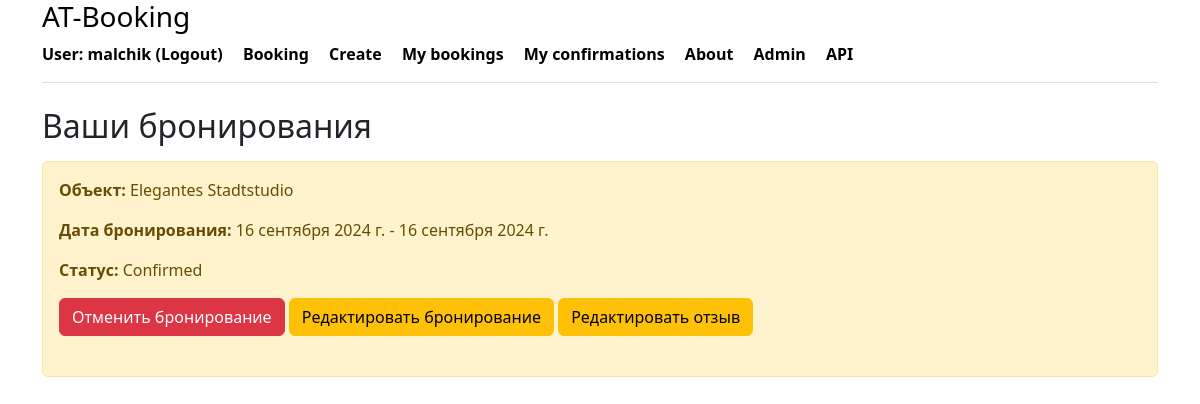
The page /my_bookings/ (signed in) on the database as committed earlier.
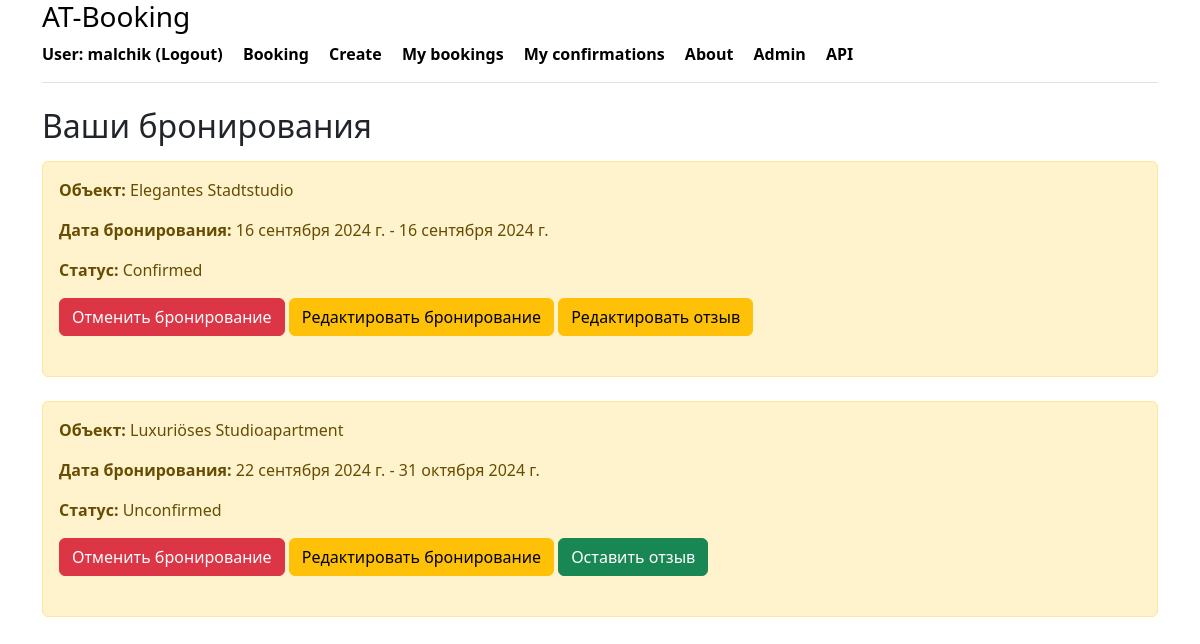
The same page on the database as committed later.
### booking/models.py (models this page shows, shortened)
class Booking(models.Model):
    class BookingStatus(models.TextChoices):
        CONFIRMED = 'CONFIRMED', _('Confirmed')
        PENDING = 'PENDING', _('Pending confirmation')
        CANCELED = 'CANCELED', _('Canceled')
        UNCONFIRMED = 'UNCONFIRMED', _('Unconfirmed')
    status = models.CharField(
        _('Status'),
        max_length=20,
        choices=BookingStatus.choices,
        default=BookingStatus.UNCONFIRMED
    ) # Статус бронирования
    owner = models.ForeignKey(
        User,
        on_delete=models.CASCADE,
        related_name='bookings'
    ) # Пользователь, который забронировал
    created_at = models.DateTimeField(
        auto_now_add=True
    ) # Дата создания бронирования
    date_from = models.DateField(
        _('Booking from'),
        null=True,
        blank=True) # Дата начала бронирования
    date_to = models.DateField(
        _('Booking to'),
        null=True,
        blank=True) # Дата окончания бронирования
    housing = models.ForeignKey(
        Housing,
        on_delete=models.CASCADE,
        related_name='bookings'
    )  # Жилье, которое было забронировано
    class Meta:
        verbose_name_plural = _('bookings')
        verbose_name = _('booking')
        indexes = [
            models.Index(fields=['status']),
            models.Index(fields=['date_from', 'date_to']),
        ]

class Housing(models.Model):
    class HousingType(models.TextChoices):
        APARTMENT = 'APARTMENT', 'Квартира'
        HOUSE = 'HOUSE', 'Дом'
        STUDIO = 'STUDIO', 'Студия'
        CASTLE = 'CASTLE', 'Замок'
        HOTEL = 'HOTEL', 'Гостиница'
        VILLA = 'VILLA', 'Вилла'
        COTTAGE = 'COTTAGE', 'Коттедж'
    name = models.CharField(_('Name of object'), max_length=100)
    type = models.CharField(
        _('Type of object'),
        max_length=20,
        choices=HousingType.choices,
        default=HousingType.APARTMENT
    )
    country = models.CharField(_('Country'), max_length=50)
    post_code = models.CharField(_('Postal code'), max_length=10)
    city = models.CharField(_('City'), max_length=50)
    street = models.CharField(_('Street'), max_length=50, null=True, blank=True)
    house_number = models.CharField(_('House number'), max_length=50, null=True, blank=True)
    rooms = models.IntegerField(_('Number of rooms'))
    description = models.TextField(_('Description'))
    price = models.DecimalField(_('Price'), max_digits=10, decimal_places=2)
    owner = models.ForeignKey(User, on_delete=models.CASCADE, related_name='owner_housings')
    is_visible = models.BooleanField(default=True)
    created_at = models.DateTimeField(auto_now_add=True)
    class Meta:
        verbose_name_plural = _('housings')
        verbose_name = _('housing')
        indexes = [
            models.Index(fields=['type']),
            models.Index(fields=['price']),
        ]

### booking/views.py (the view)
# urls.py: path('my_bookings/', my_bookings, name='my_bookings'),
@login_required
def my_bookings(request):
    bookings = Booking.objects.filter(owner=request.user)
    reviews = Review.objects.filter(owner=request.user).select_related('housing')
    housing_reviews = {review.housing.id: review for review in reviews}
    context = {
        'bookings': bookings,
        'housing_reviews': housing_reviews,
    }
    return render(request, 'booking/my_bookings.html', context)

### booking/templates/booking/my_bookings.html (shortened to what this page needs)
{% extends 'booking/base.html' %}
{% block content %}
    <h2>Ваши бронирования</h2>
        {% if bookings %}
            <ul class="list-group">
                {% for booking in bookings %}
                    <div class="alert alert-warning mt-2">
                        <p><strong>Объект:</strong> {{ booking.housing.name }}</p>
                        <p><strong>Дата бронирования:</strong> {{ booking.date_from }} - {{ booking.date_to }}</p>
                        <p><strong>Статус:</strong> {{ booking.get_status_display }}</p>
                        {% if booking.status != 'CANCELED' %}
                            <form method="post" action="{% url 'cancel_booking' booking.id %}">
                                <button type="submit" class="btn btn-danger">Отменить бронирование</button>
                                <a href="{% url 'edit_booking' booking.id %}" class="btn btn-warning">Редактировать бронирование</a>
                                    {% if booking.housing.id in housing_reviews %}
                                    <a href="{% url 'edit_review' booking.housing.id %}" class="btn btn-warning">Редактировать отзыв</a>
                                    {% else %}
                                    <a href="{% url 'create_review' booking.housing.id %}" class="btn btn-success">Оставить отзыв</a>
                                    {% endif %}
                            </form>
                            <br>
                        {% else %}
                            <p>Это бронирование отменено</p>
                        {% endif %}
                    </div>
                {% endfor %}
            </ul>
        {% else %}
            <div class="alert alert-warning mt-2">
                <p>У вас нет бронирований.</p>
            </div>
        {% endif %}
{% endblock %}

Rows that differ between the two databases and show on the page:
added Booking: housing.name "Luxuriöses Studioapartment", date_from "22 сентября 2024 г.", date_to "31 октября 2024 г.", status "Unconfirmed", shows "Отменить бронирование", shows "Оставить отзыв"
